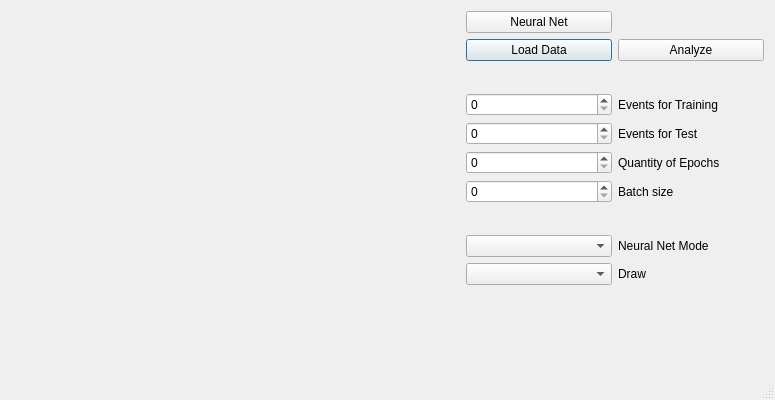
<?xml version="1.0" encoding="UTF-8"?>
<ui version="4.0">
 <class>Dialog</class>
 <widget class="QDialog" name="Dialog">
  <property name="geometry">
   <rect>
    <x>0</x>
    <y>0</y>
    <width>775</width>
    <height>396</height>
   </rect>
  </property>
  <property name="windowTitle">
   <string>Dialog</string>
  </property>
  <property name="sizeGripEnabled">
   <bool>true</bool>
  </property>
  <property name="modal">
   <bool>true</bool>
  </property>
  <layout class="QGridLayout" name="gridLayout">
   <item row="11" column="3">
    <widget class="QComboBox" name="comboBox_2"/>
   </item>
   <item row="8" column="3">
    <widget class="QSpinBox" name="spinBox_4"/>
   </item>
   <item row="3" column="3">
    <widget class="QPushButton" name="pushButton">
     <property name="text">
      <string>Load Data</string>
     </property>
    </widget>
   </item>
   <item row="10" column="3">
    <widget class="QComboBox" name="comboBox">
     <property name="maximumSize">
      <size>
       <width>315</width>
       <height>22</height>
      </size>
     </property>
    </widget>
   </item>
   <item row="5" column="4">
    <widget class="QLabel" name="label">
     <property name="acceptDrops">
      <bool>false</bool>
     </property>
     <property name="text">
      <string>Events for Training</string>
     </property>
    </widget>
   </item>
   <item row="7" column="3">
    <widget class="QSpinBox" name="spinBox_3">
     <property name="maximum">
      <number>10000</number>
     </property>
    </widget>
   </item>
   <item row="5" column="3">
    <widget class="QSpinBox" name="spinBox">
     <property name="minimumSize">
      <size>
       <width>81</width>
       <height>22</height>
      </size>
     </property>
     <property name="maximum">
      <number>10000</number>
     </property>
    </widget>
   </item>
   <item row="10" column="4">
    <widget class="QLabel" name="label_5">
     <property name="maximumSize">
      <size>
       <width>150</width>
       <height>16777215</height>
      </size>
     </property>
     <property name="text">
      <string>Neural Net Mode</string>
     </property>
    </widget>
   </item>
   <item row="8" column="4">
    <widget class="QLabel" name="label_4">
     <property name="text">
      <string>Batch size</string>
     </property>
    </widget>
   </item>
   <item row="7" column="4">
    <widget class="QLabel" name="label_3">
     <property name="text">
      <string>Quantity of Epochs </string>
     </property>
    </widget>
   </item>
   <item row="6" column="4">
    <widget class="QLabel" name="label_2">
     <property name="text">
      <string>Events for Test</string>
     </property>
    </widget>
   </item>
   <item row="6" column="3">
    <widget class="QSpinBox" name="spinBox_2">
     <property name="maximum">
      <number>10000</number>
     </property>
    </widget>
   </item>
   <item row="11" column="4">
    <widget class="QLabel" name="label_6">
     <property name="text">
      <string>Draw</string>
     </property>
    </widget>
   </item>
   <item row="3" column="4">
    <widget class="QPushButton" name="pushButton_2">
     <property name="autoFillBackground">
      <bool>false</bool>
     </property>
     <property name="text">
      <string>Analyze</string>
     </property>
    </widget>
   </item>
   <item row="0" column="3">
    <widget class="QPushButton" name="pushButton_3">
     <property name="styleSheet">
      <string notr="true"/>
     </property>
     <property name="text">
      <string>Neural Net</string>
     </property>
    </widget>
   </item>
   <item row="3" column="0" rowspan="13" colspan="3">
    <widget class="QCustomPlot" name="plot" native="true">
     <property name="minimumSize">
      <size>
       <width>380</width>
       <height>350</height>
      </size>
     </property>
     <property name="sizeIncrement">
      <size>
       <width>100</width>
       <height>100</height>
      </size>
     </property>
     <property name="toolTipDuration">
      <number>0</number>
     </property>
    </widget>
   </item>
  </layout>
 </widget>
 <customwidgets>
  <customwidget>
   <class>QCustomPlot</class>
   <extends>QWidget</extends>
   <header>qcustomplot.h</header>
   <container>1</container>
  </customwidget>
 </customwidgets>
 <resources/>
 <connections/>
</ui>
